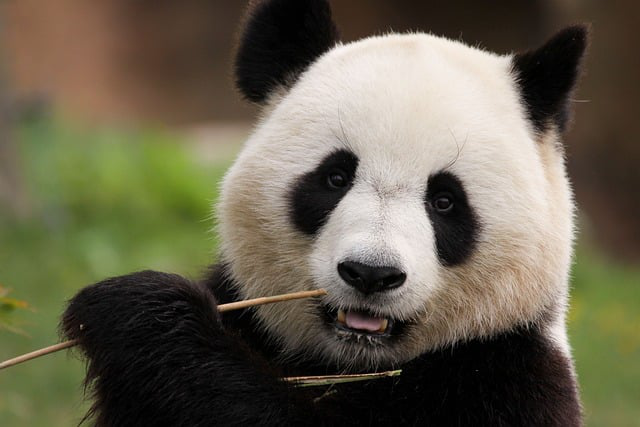
#> input picture crypto/xor_img/challenge/panda.png, 640 x 427 px
$ python prepare.py
#> lines starting #> are read from the running program, lines starting #| are printed output that depends on the picture
from random import randint

from PIL import Image

donald = Image.open('./panda.png').convert('RGB')
#> donald is the input picture: PIL image 640x427 RGB; mean R, G, B 103.2, 97.4, 78.3
flag = Image.open('./flag.png').convert('RGB')
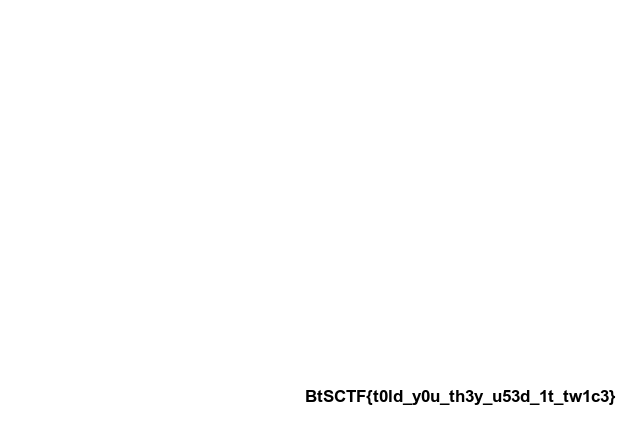
#> input picture crypto/xor_img/challenge/flag.png, 640 x 427 px
width, height = donald.size
#> width = 640; height = 427

donald_pixel = donald.load()
flag_pixel = flag.load()

donald_enc = Image.new("RGB", (width, height))
#> donald_enc: PIL image 640x427 RGB; every value is 0
flag_enc = Image.new("RGB", (width, height))

donald_enc_pixel = donald_enc.load()
flag_enc_pixel = flag_enc.load()

for y in range(height):
    for x in range(width):
        donald_r, donald_g, donald_b = [int(k) for k in donald_pixel[x, y]]
        flag_r, flag_g, flag_b = [int(k) for k in flag_pixel[x, y]]
        rand_r, rand_g, rand_b = randint(0, 255), randint(0, 255), randint(0, 255)
        donald_enc_pixel[x, y] = donald_r ^ rand_r, donald_g ^ rand_g, donald_b ^ rand_b
        flag_enc_pixel[x, y] = flag_r ^ rand_r, flag_g ^ rand_g, donald_b ^ rand_b

donald.close()
flag.close()

donald_enc.save('./img1.png')
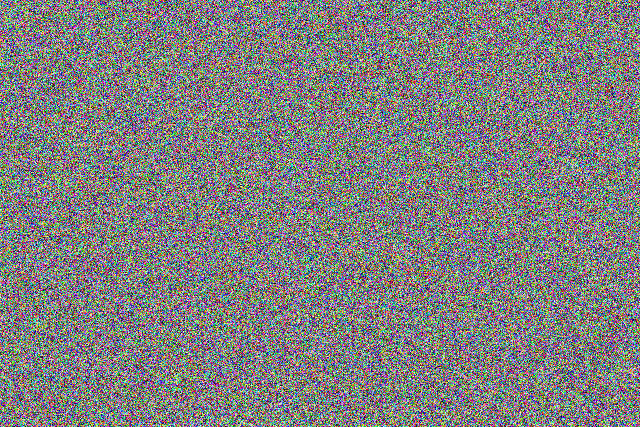
#> saved as img1.png: PIL image 640x427 RGB; mean R, G, B 127.6, 127.6, 127.1
flag_enc.save('./img2.png')
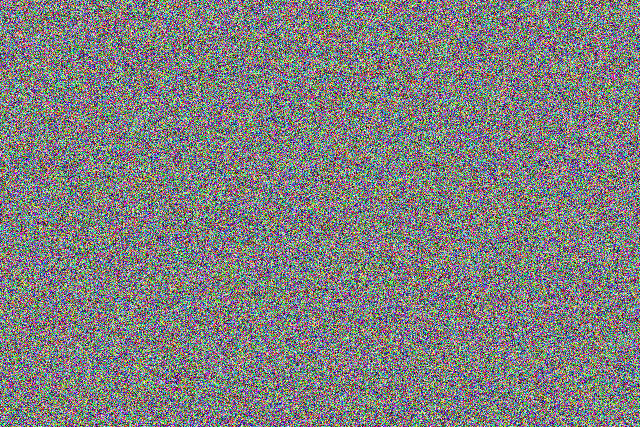
#> saved as img2.png: PIL image 640x427 RGB; mean R, G, B 127.4, 127.6, 127.1
